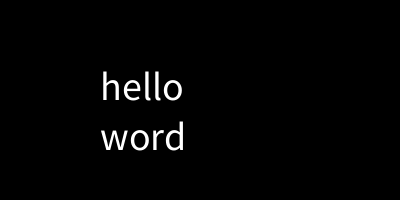
Frame 1 (no input)
Frame 60 (the mouse pressed at the canvas centre just before this capture): identical to frame 1, image omitted
Frame 120 (the mouse held since frame 60 and released just before this capture): identical to frame 1, image omitted

The Processing sketch that drew this single still picture (run headless with seeded random() and noise(); from frame 60 on, the mouse is pressed at the canvas centre):

// Processing sketch: sketch_210618a
// ── sketch_210618a.pde
void setup(){
 size(400,200);
 textSize(40);
}
String line="word";
void draw(){
 background(0);
 text("hello",100,100);
 text( line,100,150);
}
